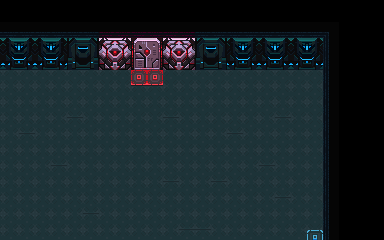

Rendered tile map (Tiled .tmx) drawn with the repository's tilesets; below, a short description and the full map source, tile grids included:
An orthogonal 24x15 tile map with 16x16 px tiles, 1 tile layer (Tile Layer 1).

<map version="1.0" tiledversion="1.1.6" orientation="orthogonal" renderorder="right-down" width="24" height="15" tilewidth="16" tileheight="16" infinite="0" nextobjectid="1">
 <tileset firstgid="1" name="default" tilewidth="16" tileheight="16" tilecount="0" columns="6">
  <image source="../tileset.png" width="96" height="112" />
 </tileset>
 <layer name="Tile Layer 1" width="24" height="15" offsetx="-45.5017" offsety="22.3517">
  <data encoding="csv">
1,3,3,3,3,3,3,3,3,6,6,6,6,6,6,3,3,3,3,3,3,3,3,2,
13,19,20,19,20,19,20,21,22,31,32,33,34,31,32,21,22,19,20,19,20,19,20,14,
13,25,26,25,26,25,26,27,28,37,38,39,40,37,38,27,28,25,26,25,26,25,26,14,
13,15,15,15,15,15,15,15,15,15,15,36,36,15,15,15,15,15,15,15,15,15,15,14,
13,15,15,15,15,15,15,15,15,15,15,15,15,15,15,15,15,15,15,15,15,15,15,14,
13,15,15,15,15,15,15,16,15,15,15,15,15,16,15,15,15,15,15,15,16,15,15,14,
13,15,15,15,16,15,15,15,15,15,15,15,15,15,15,15,15,16,15,15,15,15,15,14,
13,15,15,15,15,15,15,15,15,15,15,15,15,15,15,15,15,15,15,15,15,15,15,14,
13,15,15,15,15,15,16,15,15,15,15,15,15,15,15,15,15,15,15,16,15,15,15,14,
13,15,15,15,15,15,15,15,15,15,15,15,15,16,15,15,16,15,15,15,15,15,15,14,
13,15,15,15,15,15,15,15,15,15,15,15,15,15,15,15,15,15,15,15,16,15,15,14,
13,15,15,15,15,15,15,15,16,15,15,15,15,15,15,15,15,15,15,15,15,15,15,14,
13,15,15,15,15,15,15,15,15,15,15,15,15,15,16,16,15,15,15,15,15,15,15,14,
13,35,15,15,15,15,15,15,15,15,15,15,15,15,15,15,15,15,15,15,15,15,35,14,
7,9,9,9,9,9,9,9,9,9,9,9,9,9,9,9,9,9,9,9,9,9,9,8
</data>
 </layer>
</map>
